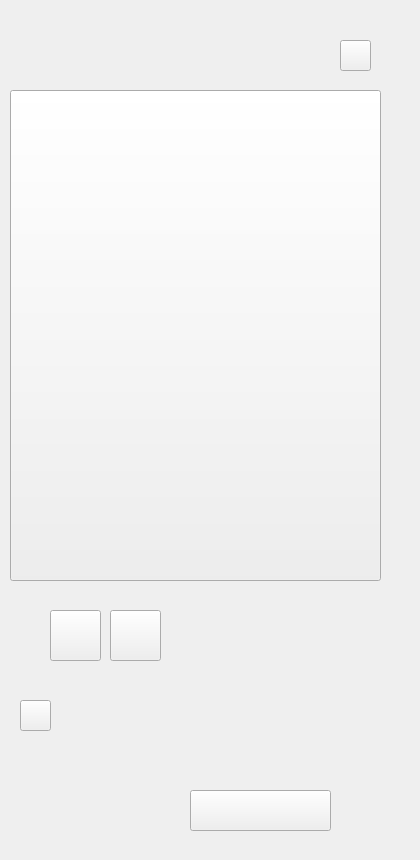
    <widget class="QWidget" name="page_33">
     <widget class="QLabel" name="label_33">
      <property name="geometry">
       <rect>
        <x>0</x>
        <y>-10</y>
        <width>411</width>
        <height>851</height>
       </rect>
      </property>
      <property name="text">
       <string/>
      </property>
      <property name="pixmap">
       <pixmap resource="resources.qrc">:/images/images/Favorite Filter.png</pixmap>
      </property>
     </widget>
     <widget class="QPushButton" name="pushButton_133">
      <property name="geometry">
       <rect>
        <x>340</x>
        <y>40</y>
        <width>31</width>
        <height>31</height>
       </rect>
      </property>
      <property name="text">
       <string/>
      </property>
     </widget>
     <widget class="QPushButton" name="pushButton_134">
      <property name="geometry">
       <rect>
        <x>20</x>
        <y>700</y>
        <width>31</width>
        <height>31</height>
       </rect>
      </property>
      <property name="text">
       <string/>
      </property>
     </widget>
     <widget class="QPushButton" name="pushButton_135">
      <property name="geometry">
       <rect>
        <x>10</x>
        <y>90</y>
        <width>371</width>
        <height>491</height>
       </rect>
      </property>
      <property name="text">
       <string/>
      </property>
     </widget>
     <widget class="QPushButton" name="pushButton_136">
      <property name="geometry">
       <rect>
        <x>190</x>
        <y>790</y>
        <width>141</width>
        <height>41</height>
       </rect>
      </property>
      <property name="text">
       <string/>
      </property>
     </widget>
     <widget class="QPushButton" name="pushButton_137">
      <property name="geometry">
       <rect>
        <x>110</x>
        <y>610</y>
        <width>51</width>
        <height>51</height>
       </rect>
      </property>
      <property name="text">
       <string/>
      </property>
     </widget>
     <widget class="QPushButton" name="pushButton_138">
      <property name="geometry">
       <rect>
        <x>50</x>
        <y>610</y>
        <width>51</width>
        <height>51</height>
       </rect>
      </property>
      <property name="text">
       <string/>
      </property>
     </widget>
    </widget>
